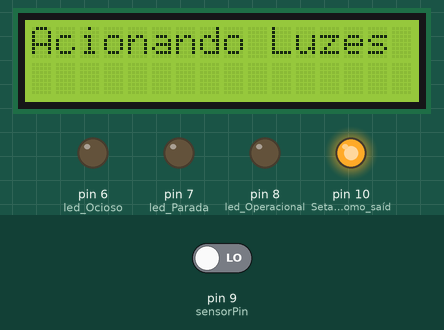
Simulated run of this sketch. Board: Arduino Uno, built with avr-gcc and run on an emulated ATmega328P. Parts: 16×2 character LCD, output pins drawn as LEDs (lit = HIGH). Inputs (shaded band) come from the test bench; at power-on: pin 9 (sensorPin) LOW. WiFi joins after 1.5 s; servers stay silent unless stated; uploads are accepted with an empty reply.

Above: at 7.5 s.
7.6 s: pin 9 (sensorPin) driven HIGH
At 8.1 s:
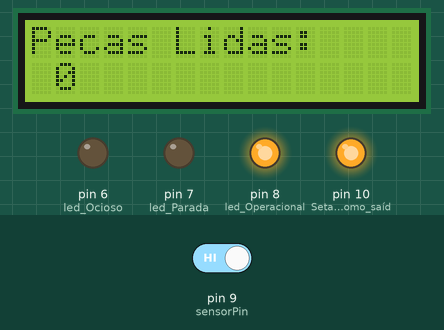
9.8 s: pin 9 (sensorPin) driven LOW
At 11.1 s:
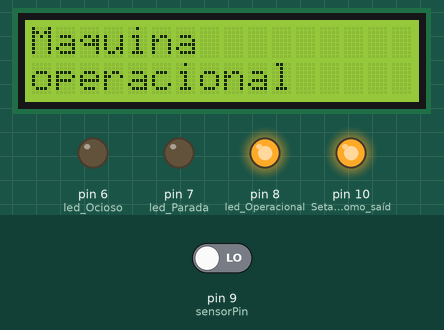
11.3 s: pin 9 (sensorPin) driven HIGH
At 12.1 s:
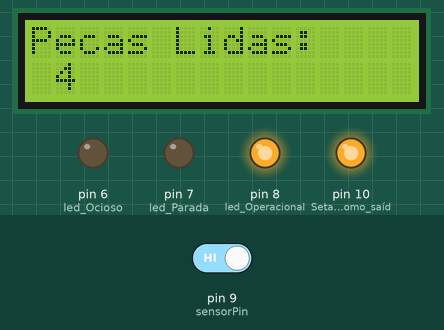
Timing chart, 0 to 14.3 s (numbered marks = the images above; inputs shaded):
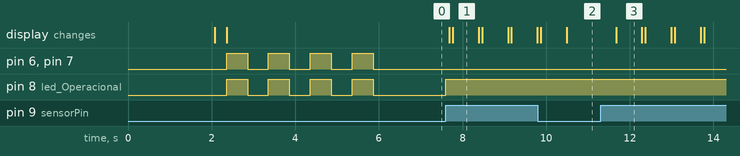

The sketch:

Gestao_Maquina_Arduino.ino
```cpp
#include <SPI.h>
#include <Ethernet.h>
#include <LiquidCrystal_I2C.h>
#include <Stepper.h>
#include <ArduinoJson.h>

// Variáveis do Software e Máquina
const int sensorPin = 9;
const int led_Operacional = 8; // Ligado
const int led_Ocioso = 6;      // Sem leitura Esteira
const int led_Parada = 7;      // Interrompido/Desligado

const size_t JSON_CAPACITY = 2;
unsigned long ultimaLeituraDados = 0;
const unsigned long intervaloLeituraDados = 100; // Tempo (ms) Leitura no Servidor

int quantidadePecas;
int operatingSensorValue;
int idleSensorValue;
int stopSensorValue;
int motorSensorValue;
int motorSpeedValue;

// Configurações de rede
byte mac[] = { 0xDE, 0xAD, 0xBE, 0xEF, 0xFE, 0xED };
IPAddress ip(192, 168, 1, 100); // IP Arduino
IPAddress serverIP(192, 168, 1, 1); // IP Servidor de dados: Sensors.json
int serverPort = 80;
EthernetClient client;

// Instancia Display LCD
#define addressDisplay 0x27
#define columns 16
#define lines 2
LiquidCrystal_I2C lcd(addressDisplay, columns, lines);

// Instancia Motor
const int steps = 2000;
Stepper stepper(steps, 2, 3, 4, 5);

// Protótipos de função
void informacaoLCD(const char* mensagem);
void conectarServidor();
void lerDadosServidor();
void controleEstado();
void controleMotor(int operacaoSensor, int motorSensor);
void controleSensorPecas();
void controleOperacaoProducao();
void testeLuzes();

void setup() {
  Serial.begin(9600);
  pinMode(10, OUTPUT); // Setar o pino 10 como saída para o Ethernet Shield
  digitalWrite(10, HIGH); // Ativar o Ethernet Shield
  Ethernet.begin(mac, ip); // Iniciar a conexão Ethernet
  delay(2000); // Espera a inicialização Ethernet

  pinMode(sensorPin, INPUT);
  pinMode(led_Operacional, OUTPUT);
  pinMode(led_Ocioso, OUTPUT);
  pinMode(led_Parada, OUTPUT);

  informacaoLCD("Conectando");
// Conectar ao servidor
  if (!client.connect(serverIP, serverPort)) {
    informacaoLCD("Falha Conexao");
    return;
  }
  // Envia solicitação GET para obter dados
  client.println("GET /Sensors.json HTTP/1.1");
  client.println("Host: 192.168.1.1");
  client.println("Connection: close");
  client.println();
  // Executa teste de luzes informativas do estado da máquina
  informacaoLCD("Acionando Luzes");
  testeLuzes();
}

void loop() {
  unsigned long tempoAtual = millis();
  // Verifica Tempo Leitura dos dados do Servidor
  if (tempoAtual - ultimaLeituraDados >= intervaloLeituraDados) {
    ultimaLeituraDados = tempoAtual;
    lerDadosServidor();
  }
  // Controles da máquina de acordo com os status
  controleEstado();
  // Controla Motor de acordo com o status
  controleMotor(operatingSensorValue, motorSensorValue);
 // Controla Leitura do Sensor indutivo e Produção
  controleSensorPecas();
  controleOperacaoProducao();
}

void lerDadosServidor() {
  if (!client.connected()) {
    // Se não estiver conectado, reconecte-se ao servidor
    if (!client.connect(serverIP, serverPort)) {
      informacaoLCD("Falha Conexao");
      return;
    }
    // Envie uma solicitação GET para obter o JSON
    client.println("GET /Sensors.json HTTP/1.1");
    client.println("Host: 192.168.1.1");
    client.println("Connection: close");
    client.println();
  }

  bool httpBodyStarted = false;
  String response = "";

  while (client.available()) {
    char c = client.read();

    if (!httpBodyStarted && (c == '\r' || c == '\n')) {
      continue;
    }

    if (!httpBodyStarted && (c == '{' || c == '[')) {
      httpBodyStarted = true;
    }

    if (httpBodyStarted) {
      response += c;
    }
  }

  StaticJsonDocument<JSON_CAPACITY> jsonDocument;
  // Ler o JSON a partir da resposta
  DeserializationError error = deserializeJson(jsonDocument, response);

  // Verificar se as chaves necessárias estão presentes no JSON
  if (!jsonDocument.containsKey("OperatingSensor") &&
      !jsonDocument.containsKey("IdleSensor") &&
      !jsonDocument.containsKey("StopSensor") &&
      !jsonDocument.containsKey("MotorSensor") &&
      !jsonDocument.containsKey("Speed")) {
    return;
  }
  // Extrair os valores dos sensores
  operatingSensorValue = jsonDocument["OperatingSensor"].as<int>();
  idleSensorValue = jsonDocument["IdleSensor"].as<int>();
  stopSensorValue = jsonDocument["StopSensor"].as<int>();
  motorSensorValue = jsonDocument["MotorSensor"].as<int>();
  motorSpeedValue = jsonDocument["Speed"].as<int>();
  // Fechar a conexão com o servidor
  client.stop();
}

void enviarDadosServidor() {
  if (client.connect(serverIP, serverPort)) {
    String requestBody = "{ \"QuantityPieces\": " + String(quantidadePecas) + " }";

    client.println("POST /update_production_json.aspx HTTP/1.1");
    client.println("Host: 192.168.1.1");
    client.println("Content-Type: application/json");
    client.println("Content-Length: " + String(requestBody.length()));
    client.println();
    client.println(requestBody);
    client.stop(); // Encerra a conexão após enviar os dados
  }
}

void controleEstado() {
  if (operatingSensorValue == 1 && idleSensorValue == 0 && stopSensorValue == 0) {
    digitalWrite(led_Operacional, HIGH);
    digitalWrite(led_Ocioso, LOW);
    digitalWrite(led_Parada, LOW);
    informacaoLCD("Maquina operacional");
  }
  else if (operatingSensorValue == 1 && idleSensorValue == 1 && stopSensorValue == 0) {
    digitalWrite(led_Operacional, LOW);
    digitalWrite(led_Ocioso, HIGH);
    digitalWrite(led_Parada, LOW);
    informacaoLCD("Maquina ociosa: Sem Leitura");
  }
  else if (operatingSensorValue == 0 && idleSensorValue == 0 && stopSensorValue == 1) {
    digitalWrite(led_Operacional, LOW);
    digitalWrite(led_Ocioso, LOW);
    digitalWrite(led_Parada, HIGH);
    informacaoLCD("Maquina em Parada");
  }
  else if (operatingSensorValue == 0 && idleSensorValue == 0 && stopSensorValue == 2) { // Parada de Emergência
    for (int i = 0; i < 4; i++) {
      digitalWrite(led_Operacional, LOW);
      digitalWrite(led_Ocioso, LOW);
      digitalWrite(led_Parada, HIGH);
      delay(200);
      digitalWrite(led_Ocioso, LOW);
      digitalWrite(led_Parada, LOW);
      digitalWrite(led_Operacional, LOW);
      delay(200);
      digitalWrite(led_Operacional, LOW);
      digitalWrite(led_Ocioso, LOW);
      digitalWrite(led_Parada, HIGH);
      delay(200);
    }
    informacaoLCD("Parada de Emergencia");
  }
}

void controleMotor(int operacaoSensor, int motorSensor) {
  if (operacaoSensor == 1 && motorSensor == 1) {
    stepper.setSpeed(motorSpeedValue); // Velocidade
    stepper.step(steps);
  } else {
    stepper.step(0); // Para o motor
  }
}

void controleSensorPecas() {
  int valorSensor = digitalRead(sensorPin);
  // Atualiza estado da máquina com base no valor do Sensor indutivo
  if (operatingSensorValue == 1 && stopSensorValue == 0 && valorSensor == HIGH) {
    operatingSensorValue = 1;
    idleSensorValue = 0;
    stopSensorValue = 0;
  } else {
    operatingSensorValue = 0;
    idleSensorValue = 1;
    stopSensorValue = 0;
  }
}

void controleOperacaoProducao() {
  unsigned long tempoAtual = millis();
  int valorSensor = digitalRead(sensorPin);

  // Controle baseado no valor do sensor e estado máquina
  if (operatingSensorValue == 1 && idleSensorValue == 0 && stopSensorValue == 0 && valorSensor == HIGH) {
    // Inicia a contagem de peças
    char contagemPecas[20];
    snprintf(contagemPecas, sizeof(contagemPecas), "Pecas Lidas: %d", quantidadePecas);
    informacaoLCD(contagemPecas);

    // Contabiliza e envia os dados
    quantidadePecas++;
    enviarDadosServidor();
  }
  else {
    // Atualiza o estado da máquina se a máquina estava operando
    if (operatingSensorValue == 1 && tempoAtual) {
      operatingSensorValue = 0;
      idleSensorValue = 1;
      stopSensorValue = 0;
    }
    // Verifica se o sensor está ativo e atualiza o estado
    if (valorSensor == HIGH) {
      operatingSensorValue = 1;
      idleSensorValue = 0;
      stopSensorValue = 0;
    }
  }
}

void informacaoLCD(const char* mensagem) {
  lcd.begin(columns, lines);
  lcd.backlight();
  lcd.clear();

  if (strcmp(mensagem, "Maquina operacional") == 0) {
    lcd.setCursor(0, 0);
    lcd.print("Maquina");
    lcd.setCursor(0, 1);
    lcd.print("operacional");
  } else if (strcmp(mensagem, "Maquina ociosa: Sem Leitura") == 0) {
    lcd.setCursor(0, 0);
    lcd.print("Maquina ociosa:");
    lcd.setCursor(0, 1);
    lcd.print("Sem Leitura");
  } else if (strncmp(mensagem, "Maquina em Parada", 17) == 0) {
    lcd.setCursor(0, 0);
    lcd.print("Maquina em");
    lcd.setCursor(0, 1);
    lcd.print("Parada");
  } else if (strncmp(mensagem, "Parada de Emergencia", 20) == 0) {
    lcd.setCursor(0, 0);
    lcd.print("Parada de");
    lcd.setCursor(0, 1);
    lcd.print("Emergencia");
  } else if (strncmp(mensagem, "Pecas Lidas:", 12) == 0) {
    lcd.setCursor(0, 0);
    lcd.print("Pecas Lidas:");
    lcd.setCursor(0, 1);
    lcd.print(mensagem + 12);
  } else {
    lcd.print(mensagem);
  }
}

void testeLuzes() {
  for (int i = 0; i < 4; i++) {
    digitalWrite(led_Ocioso, HIGH);
    digitalWrite(led_Parada, HIGH);
    digitalWrite(led_Operacional, HIGH);
    delay(500);
    digitalWrite(led_Ocioso, LOW);
    digitalWrite(led_Parada, LOW);
    digitalWrite(led_Operacional, LOW);
    delay(500);
  }
}
```

Measured:
- after the input at 7.6 s, pin 8 (led_Operacional): LOW → HIGH at once; the display: first changes after 0.08 s (image 1 shows a later state)
- after the input at 11.3 s, the display: changes after 0.37 s (image 3)
- what the display in image 1 shows lasts 0.6 s, from 7.8 s to 8.4 s
